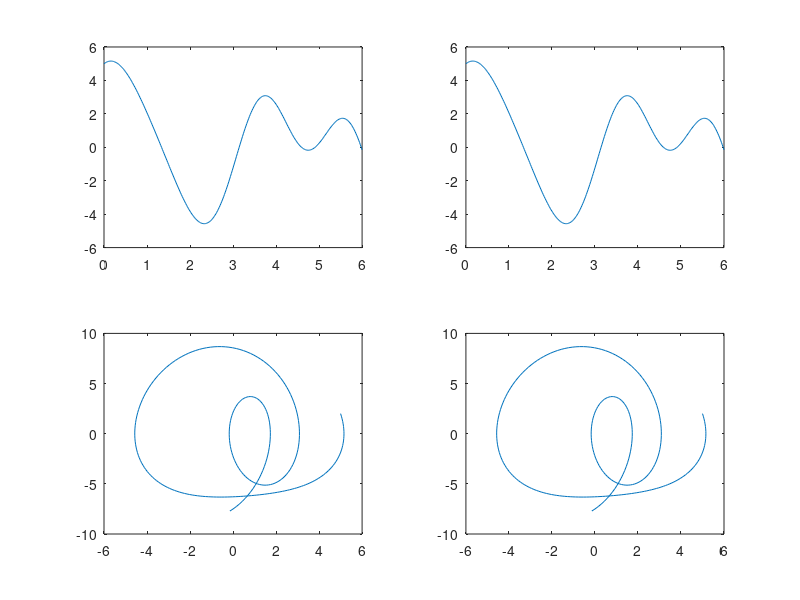
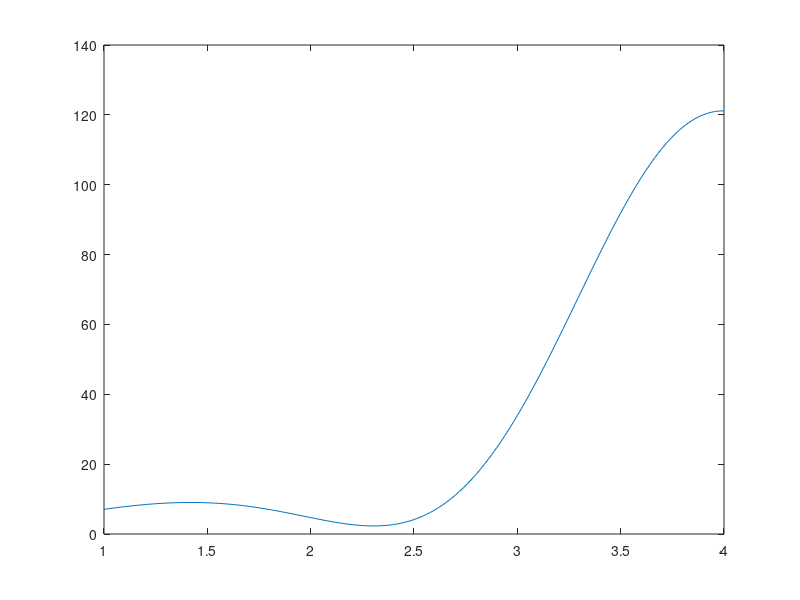

Recreate these plots in MATLAB, in order.
function pruebaact1
 %ejercicio del power 8, ultima diapositiva
 h=0.02;
 x=0:h:6;
 n=length(x);
 w=0.5;
 u0=5;
 du0=2;
 %runge kutta modificado con reduccion
 y(:,1)=[5; 2]; %valores iniciales
 for i=2:n
 k1= h* f(x(i-1), y(:,i-1));
 xg= x(i-1)+ h/(2*w);
 yg= y(:,i-1)+ k1/(2*w);
 k2=h* f(xg,yg);

 y(:,i)= y(:,i-1) +(1-w)*k1+ w*k2; %recurrencia
endfor

  %Metodo diferencia central
  uact=u0;
  uviejo=u0-h*du0 +(h^2)/2 *(-12/5*u0-2/5*du0); %serie de taylor
  it=0;
  for i=0:h:6
    un=(h^3/(5*h+h^2)) *(15*i*sin(3*i)+(-12+ 10/(h^2))*uact-((5/(h^2))-1/h)*uviejo);
    it=it+1;
    vy(it)=uact;
    vx(it)=i;
    %actualizacion
    uviejo=uact;
    uact=un;
  endfor
  figure 1
  subplot(2,2,1)
  plot(vx,vy)
  subplot(2,2,2)
  plot(x,y(1,:))
  subplot(2,2,3)
  plot(y(1,:), y(2,:))
  subplot(2,2,4)
  plot(vy, y(2,:)) %diferencia central en funcion de runge kutta

  %Integral simpson compuesta
  %I de ((A+w(t))*t^2
  %busco los valores de mi x en el que sean igual a 1 e igual a 4
  for i=1:n
    if x(i)==1
      j=i;
    endif
    if x(i)==4
      k=i;
    endif
  endfor
  iter=0
  for i=j:k
    a=(5+vy(i))*x(i)^2;
    iter=iter+1
    va(iter)=a;
  endfor
   I=ISC(va,h)
   t=1:h:4;

   figure 2
   plot(t, va)
endfunction

function y=f(z,x)
  A=[0 , 1; -12/5, -2/5 ];
  b=[0; 15/5];
  y=A*x + (z*sin(3*z))*b;
endfunction
function I=ISC(vector,paso)
  n=length(vector);
  w=ones(1,n);
  w(1)=1/3;
  w(n)=1/3;
  I=0;
  for i=2:2:n-1
    w(i)=4/3;
  endfor
  for i=3:2:n-2
    w(i)=2/3;
  endfor
  for i=1:n
  I=I+ paso*vector(i)*w(i);
  endfor
endfunction
